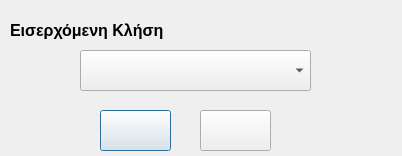
<?xml version="1.0" encoding="UTF-8"?>
<ui version="4.0">
 <class>Incoming_Call</class>
 <widget class="QDialog" name="Incoming_Call">
  <property name="geometry">
   <rect>
    <x>0</x>
    <y>0</y>
    <width>402</width>
    <height>156</height>
   </rect>
  </property>
  <property name="windowTitle">
   <string>Asterisk</string>
  </property>
  <widget class="QLabel" name="label">
   <property name="geometry">
    <rect>
     <x>10</x>
     <y>10</y>
     <width>161</width>
     <height>41</height>
    </rect>
   </property>
   <property name="font">
    <font>
     <pointsize>12</pointsize>
     <weight>75</weight>
     <bold>true</bold>
    </font>
   </property>
   <property name="text">
    <string>Εισερχόμενη Κλήση</string>
   </property>
  </widget>
  <widget class="QComboBox" name="comboBox">
   <property name="geometry">
    <rect>
     <x>80</x>
     <y>50</y>
     <width>231</width>
     <height>41</height>
    </rect>
   </property>
   <property name="font">
    <font>
     <pointsize>12</pointsize>
     <weight>75</weight>
     <bold>true</bold>
    </font>
   </property>
  </widget>
  <widget class="QPushButton" name="pushOk">
   <property name="geometry">
    <rect>
     <x>100</x>
     <y>110</y>
     <width>71</width>
     <height>41</height>
    </rect>
   </property>
   <property name="text">
    <string/>
   </property>
  </widget>
  <widget class="QPushButton" name="pushDismiss">
   <property name="geometry">
    <rect>
     <x>200</x>
     <y>110</y>
     <width>71</width>
     <height>41</height>
    </rect>
   </property>
   <property name="text">
    <string/>
   </property>
  </widget>
  <widget class="QLabel" name="labelPhone">
   <property name="geometry">
    <rect>
     <x>180</x>
     <y>10</y>
     <width>211</width>
     <height>41</height>
    </rect>
   </property>
   <property name="font">
    <font>
     <pointsize>12</pointsize>
     <weight>75</weight>
     <bold>true</bold>
    </font>
   </property>
   <property name="text">
    <string/>
   </property>
  </widget>
 </widget>
 <resources/>
 <connections/>
</ui>
